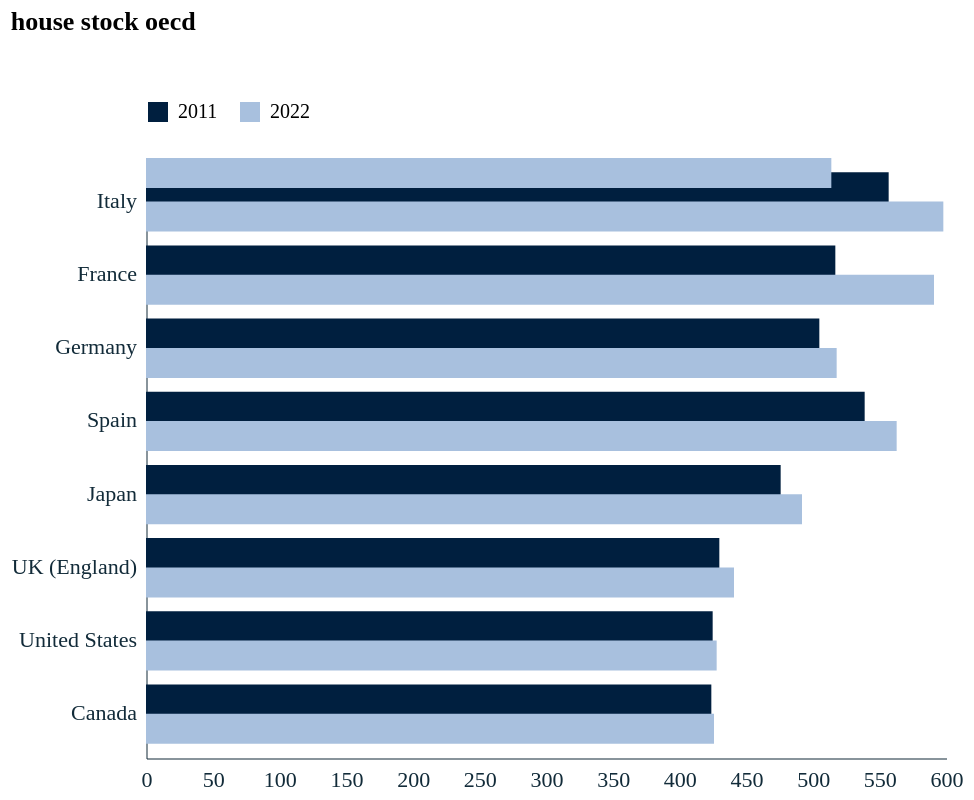

The Vega-Lite source for this figure:
### Vega-Lite specification from a JSON file in a GitHub repository (floating-point values rounded to 4 significant figures)
{"config": {"font": "Circular Std", "mark": {"line": {"interpolate": "linear"}}, "view": {"stroke": "transparent", "width": 400, "height": 300}, "range": {"category": ["#179fdb", "#e6224b", "#f4c245", "#122b39", "#eb5c2e", "#36b7b4"], "diverging": ["#E6224B", "#E54753", "#C9C9C9", "#179FDB", "#122B39"], "heatmap": ["#C9C9C9", "#179FDB", "#0063AF", "#122B39"], "ordinal": ["#00A767", "#36B7B4", "#179FDB", "#0063AF", "#243B5A"]}, "axisX": {"labelColor": "#122b39", "tickColor": "#122b39", "domainColor": "#122b39", "domainOpacity": 0.5, "gridOpacity": 0, "labelFont": "Circular Std", "labelAngle": 0, "labelAlign": "center", "labelFontSize": 11, "labelPadding": 5, "tickCount": 10, "tickSize": 0, "title": ""}, "axisY": {"labelColor": "#122b39", "labelFont": "Circular Std", "tickColor": "#122b39", "domainColor": "#122b39", "gridColor": "#122b39", "gridDash": [1, 5], "gridOpacity": 0.5, "labelPadding": 5, "labelFontSize": 11, "domainOpacity": 0.5, "tickSize": 0, "title": null, "titleAlign": "left", "titleAngle": 0, "titleBaseline": "bottom", "titleColor": "#122b39", "titleOpacity": 0.9, "titleX": 0, "titleY": -7}}, "data": {"name": "data-636f277401be2ced6d5794ea26b2ef52"}, "mark": {"type": "bar", "size": 15}, "encoding": {"color": {"field": "year", "legend": {"orient": "top", "direction": "horizontal"}, "scale": {"range": ["#001f3f", "#A8C0DE"]}, "title": "", "type": "nominal"}, "x": {"field": "value", "title": "", "type": "quantitative"}, "y": {"field": "region", "scale": {"domain": ["Italy", "France", "Germany", "Spain", "Japan", "UK (England)", "United States", "Canada"]}, "title": "", "type": "nominal"}, "yOffset": {"field": "year", "type": "nominal"}}, "title": {"text": "house stock oecd", "anchor": "start", "subtitle": ["", ""]}, "$schema": "https://vega.github.io/schema/vega-lite/v5.17.0.json", "datasets": {"data-636f277401be2ced6d5794ea26b2ef52": [{"year": 2011, "region": "Italy", "value": 557}, {"year": 2011, "region": "France", "value": 517}, {"year": 2011, "region": "Germany", "value": 505}, {"year": 2011, "region": "Spain", "value": 539}, {"year": 2011, "region": "Japan", "value": 476}, {"year": 2011, "region": "UK (England)", "value": 430}, {"year": 2011, "region": "United States", "value": 425}, {"year": 2011, "region": "Canada", "value": 424}, {"year": 2022, "region": "Italy", "value": 598}, {"year": 2022, "region": "France", "value": 591}, {"year": 2022, "region": "Germany", "value": 518}, {"year": 2022, "region": "EU ", "value": 514}, {"year": 2022, "region": "Japan", "value": 492}, {"year": 2022, "region": "UK (England)", "value": 441}, {"year": 2022, "region": "United States", "value": 428}, {"year": 2022, "region": "Canada", "value": 426}, {"year": 2022, "region": "Spain", "value": 563}]}}
